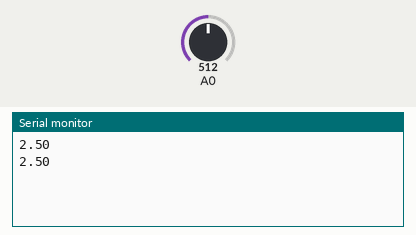
Simulated run of this sketch. Board: Arduino Uno, built with avr-gcc and run on an emulated ATmega328P. Parts: the last lines printed to the serial monitor. Inputs (shaded band) come from the test bench; at power-on: A0 = 512.

Above: at 1.8 s.
1.9 s: A0 set to 716
At 2.5 s:
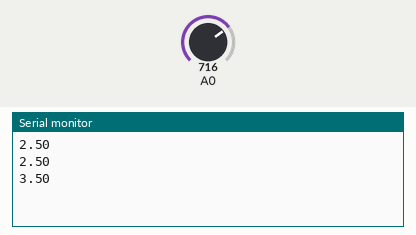
3.4 s: A0 set to 900
At 4.8 s:
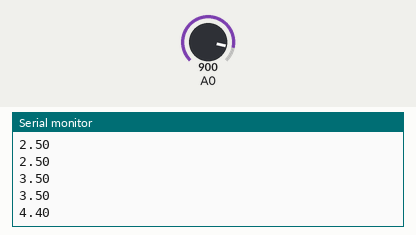
Timing chart, 0 to 6.4 s (numbered marks = the images above; inputs shaded):
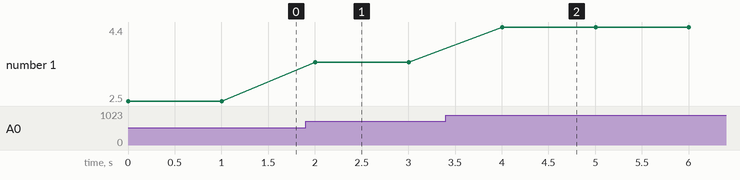

Measured:
- after the input at 1.9 s, the serial monitor: prints a new line after 0.10 s (image 1)
- after the input at 3.4 s, the serial monitor: prints a new line after 0.60 s (image 2)
- plotted number 1: 2.5 → 3.5 after the input at 1.9 s, 3.5 → 4.4 after the input at 3.4 s

The sketch:

Voltmeter.ino
```cpp
void setup() {
  // put your setup code here, to run once:
  Serial.begin(9600);
}

void loop() {
  // put your main code here, to run repeatedly:
  int nVolt = analogRead(A0);
  double volt = map(nVolt, 0, 1023, 0, 5000)/1000.;
  Serial.println(volt);
  delay(1000);
}
```
